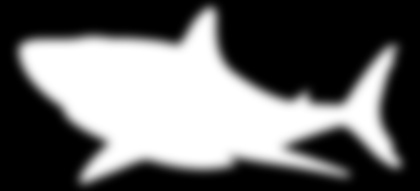
%> input picture img/1.jpg, 420 x 191 px, shrunk from 866 x 394 before the run
$ octave --eval "result = im2Bounds(imread('../../img/1.jpg'));"   (GNU Octave 9; MATLAB toolbox functions it lacks are replaced by stand-ins)
%> lines starting %> are read from the running program, lines starting %| are printed output that depends on the picture; in (x1, y1, x2, y2) boxes, pixels count from 0 and x2, y2 are one past the last pixel; in counts of white or black regions, pixels touching at a corner belong together; the program's own positions count from 1
### dependencies/im2mesh/getExactBounds.m
function Bs = getExactBounds( bw )
% getExactBounds: get the exact boundaries (polygonal) of binary image
% sub-function: outerboundary.m and holeboundary.m
%
% input bw - binary image
% ouput Bs - stores column (x) and row (y) coordinates of exact polygonal
%           boundaries. Bs is a p-by-1 cell array, where p is the number of
%           (4 connected) objects and (4 connected) holes. Each cell in the
%           cell array contains a q-by-2 matrix. Each row in the matrix
%           contains the column and row coordinates of a boundary corner. q
%           is the number of boundary corner for the corresponding region.
%           Size of Bs{i} is (1+number_of_vertices)-by-2.
%
% Comment:
% There're huge different between function bwboundaries and getExactBounds.
% The output of bwboundaries and getExactBounds may have different length.
%
% 1. bwboundaries(BW,conn,options)
% Return row (y) and column (x) coordinates of boundary pixel locations.
% Only inner boundaries are obatined.
% Parameter conn is very important for function bwboundaries. According to
% bwboundaries.m in Matlab,
% if conn = 4, objects are 4 connected and holes are 8 connected;
% if conn = 8, objects are 8 connected and holes are 4 connected.
% This is to avoid topological errors.
%
% 2. getExactBounds( bw )
% Return column (x) and row (y) coordinates of the corner of boundary
% pixels.
% However, function getExactBounds don't have connectivity parameter. Both
% objects and holes are 4 connected, since outputs are exact boundary.
%
% Example:
%     bw = imread('bw.tif');
%     Bs = getExactBounds( bw );
%
%     hold on
%     imshow(bw,'InitialMagnification','fit');
%     for k = 1:length(Bs)
%        plot( Bs{k}(:,1), Bs{k}(:,2), 's-g','MarkerSize',5,'LineWidth',2 );
%     end
%     hold off
%
% Revision history:
%   Jiexian Ma, mjx0799@gmail.com, May 2020
% www.mathworks.com/matlabcentral/fileexchange/72436-getexactbounds-get-exact-boundary
%

    % initialize
    Bs = cell(0);
    % label objects using 4-connected neighborhood
    [ Label, num_object ] = bwlabel( bw, 4 );
    objs = regionprops( Label, 'Image', 'BoundingBox' );

    % get boundary of each 4-connected object, and update Bs
    for i = 1: num_object
        % one object at a time
        % B_temp is a cell & inner boundary
        B_temp = bwboundaries( (objs(i).Image)', 8 );

        % convert back to global coordinate
        for j = 1: length(B_temp)
            B_temp{j}(:,1) = B_temp{j}(:,1) + objs(i).BoundingBox(1) -0.5;
            B_temp{j}(:,2) = B_temp{j}(:,2) + objs(i).BoundingBox(2) -0.5;
        end

        % convert B_temp (inner boundary) to B (exact boundary)
        if length(B_temp) == 1       % no holes
            B = outerboundary( B_temp(1) );
        elseif length(B_temp) > 1    % exist holes
            B = [ outerboundary( B_temp(1) );
                holeboundary( B_temp(2:end) ) ];
        else
            error("boundary error")
        end

        % update Bs
        Bs = [ Bs; B ];
    end

end

% [323 lines left out: functions outerboundary, holeboundary, getCorner, not called in this run]

### dependencies/im2mesh/im2Bounds.m
function bounds = im2Bounds( im )
% convert grayscale segmented image into exact polygonal boundaries using
% getExactBounds.m
%
% bounds - cell array. bounds{i}{j} is one of the polygonal boundaries,
%          corresponding to region with certain gray level in image im.
%          Polygons in bounds{i} have the same grayscale level.
%          bounds{i}{j}(:,1) is x coordinate (column direction).
%          bounds{i}{j}(:,2) is y coordinate (row direction). You can use
%          plot( bounds{i}{j}(:,1), bounds{i}{j}(:,2) ) to view the
%          polygon. Use plotBounds( bounds ) to view all polygons, check
%          plotBounds.m.
%
% Revision history:
%   Jiexian Ma, mjx0799@gmail.com, Oct 2020

    im = flip(im,1);	% in fem software using right-hand coordinate,
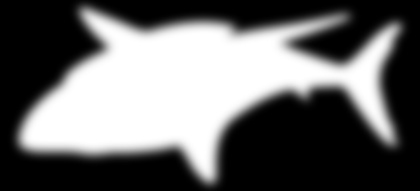
%> im: size 191x420x3 uint8; min 0, max 255, mean 103.9; mean of the top-left, top-right, bottom-left and bottom-right quarters 119.6, 123.9, 137.3, 35
                        % to coincide with that, must flip in row direction
                        % so the origin of coordinates is at bottom-left

    intensity = unique( im );    % vector
%> intensity = 256 values from 0 to 255
    num_phase = size( intensity, 1 );
%> num_phase = 256
    bounds = cell( num_phase, 1 );
%> bounds = 256 items

    for i = 1: num_phase
        bw = im == intensity(i);
        % Obtain the exact polygonal boundaries of objects and holes in
        % binary image. Both objects and holes are 4-connected.
        bounds{i} = getExactBounds( bw );
    end
%> this loop made 1 pass
%> pass 1, in im2Bounds, `bw = im == intensity(i);`:
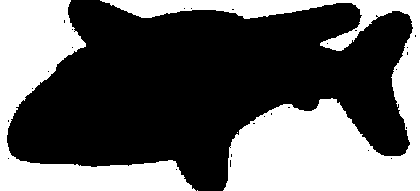
%> bw: size 191x420x3 logical; 39.2% white; 4 white regions (2 under 20 px), largest, box (x1, y1, x2, y2) and area: (100, 0, 420, 191) 19437, (0, 0, 196, 191) 11998
%> the run ends on the next line
    % size of bounds {i}{j} = (1+number_of_vertices)-by-2

    % post-process
    bounds = bounds2CCW( bounds );       % counterclockwise ordering
    bounds = head2BottomLeft( bounds );
end

function bounds = bounds2CCW( bounds )
% Convert polygon contour to counterclockwise vertex ordering
%
    for i = 1: length(bounds)
        for j = 1: length(bounds{i})
            [ bounds{i}{j}(:,1), bounds{i}{j}(:,2) ] = poly2ccw( ...
                                    bounds{i}{j}(:,1), bounds{i}{j}(:,2) );

        end
    end
end

function bounds = head2BottomLeft( bounds )
% rearrange each polygon in cell bounds
% make the bottom left vertex become head vertex

    for i = 1: length(bounds)
        for j = 1: length(bounds{i})
            poly = bounds{i}{j};
            % find the bottom left vertex in poly
            miny = min( poly(:,2) );
            Iy = find( poly(:,2) == miny);
            [ ~, Ix ] = min( poly(Iy,1) );

            if Iy( Ix ) ~= 1    % not equal to current head vertex
                head_index = Iy(Ix);
                bounds{i}{j} = setNewHeadPt( poly, head_index );
            end
        end
    end

end

$ run again, on img/2.jpg
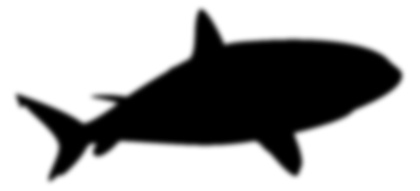
%> input picture img/2.jpg, 420 x 191 px, shrunk from 866 x 394 before the run
%> in im2Bounds, `im = flip(im,1);`:
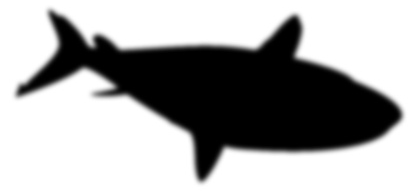
%> im: size 191x420x3 uint8; min 0, max 255, mean 168.6; mean of the top-left, top-right, bottom-left and bottom-right quarters 155.3, 169.1, 220.4, 129.5
%> intensity = 256 values from 0 to 255
%> num_phase = 256
%> bounds = 256 items
%> the loop in im2Bounds, `for i = 1: num_phase` made 1 pass
%> pass 1, in im2Bounds, `bw = im == intensity(i);`:
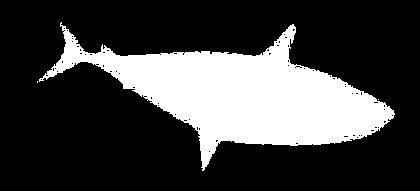
%> bw: size 191x420x3 logical; 25.4% white; 3 white regions (2 under 20 px), largest, box (x1, y1, x2, y2) and area: (39, 22, 395, 171) 20364

$ run again, on img/3.jpg
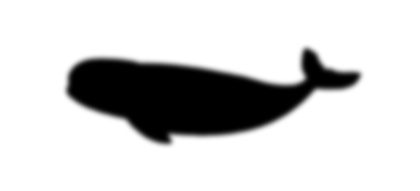
%> input picture img/3.jpg, 420 x 191 px, shrunk from 866 x 394 before the run
%> in im2Bounds, `im = flip(im,1);`:
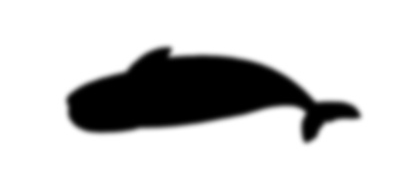
%> im: size 191x420x3 uint8; min 0, max 255, mean 208.8; mean of the top-left, top-right, bottom-left and bottom-right quarters 201.9, 220, 195.8, 217.6
%> intensity = 256 values from 0 to 255
%> num_phase = 256
%> bounds = 256 items
%> the loop in im2Bounds, `for i = 1: num_phase` made 1 pass
%> pass 1, in im2Bounds, `bw = im == intensity(i);`:
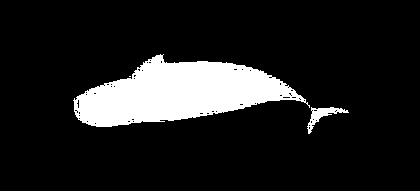
%> bw: size 191x420x3 logical; 12.6% white; 3 white regions (1 under 20 px), largest, box (x1, y1, x2, y2) and area: (73, 54, 310, 127) 9773, (307, 107, 349, 134) 333
